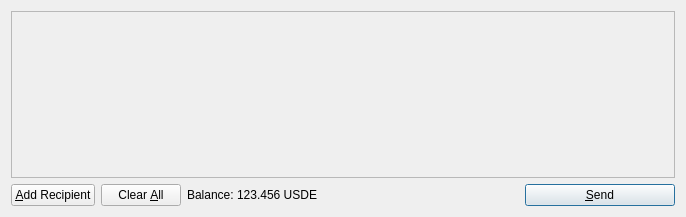
<?xml version="1.0" encoding="UTF-8"?>
<ui version="4.0">
 <class>SendCoinsDialog</class>
 <widget class="QDialog" name="SendCoinsDialog">
  <property name="geometry">
   <rect>
    <x>0</x>
    <y>0</y>
    <width>686</width>
    <height>217</height>
   </rect>
  </property>
  <property name="windowTitle">
   <string>Send Coins</string>
  </property>
  <layout class="QVBoxLayout" name="verticalLayout">
   <item>
    <widget class="QScrollArea" name="scrollArea">
     <property name="widgetResizable">
      <bool>true</bool>
     </property>
     <widget class="QWidget" name="scrollAreaWidgetContents">
      <property name="geometry">
       <rect>
        <x>0</x>
        <y>0</y>
        <width>666</width>
        <height>165</height>
       </rect>
      </property>
      <layout class="QVBoxLayout" name="verticalLayout_2">
       <property name="margin">
        <number>0</number>
       </property>
       <item>
        <layout class="QVBoxLayout" name="entries">
         <property name="spacing">
          <number>6</number>
         </property>
        </layout>
       </item>
       <item>
        <spacer name="verticalSpacer">
         <property name="orientation">
          <enum>Qt::Vertical</enum>
         </property>
         <property name="sizeHint" stdset="0">
          <size>
           <width>20</width>
           <height>40</height>
          </size>
         </property>
        </spacer>
       </item>
      </layout>
     </widget>
    </widget>
   </item>
   <item>
    <layout class="QHBoxLayout" name="horizontalLayout">
     <item>
      <widget class="QPushButton" name="addButton">
       <property name="toolTip">
        <string>Send to multiple recipients at once</string>
       </property>
       <property name="text">
        <string>&amp;Add Recipient</string>
       </property>
       <property name="icon">
        <iconset resource="../bitcoin.qrc">
         <normaloff>:/icons/add</normaloff>:/icons/add</iconset>
       </property>
       <property name="autoDefault">
        <bool>false</bool>
       </property>
      </widget>
     </item>
     <item>
      <widget class="QPushButton" name="clearButton">
       <property name="sizePolicy">
        <sizepolicy hsizetype="Minimum" vsizetype="Fixed">
         <horstretch>0</horstretch>
         <verstretch>0</verstretch>
        </sizepolicy>
       </property>
       <property name="toolTip">
        <string>Remove all transaction fields</string>
       </property>
       <property name="text">
        <string>Clear &amp;All</string>
       </property>
       <property name="icon">
        <iconset resource="../bitcoin.qrc">
         <normaloff>:/icons/remove</normaloff>:/icons/remove</iconset>
       </property>
       <property name="autoRepeatDelay">
        <number>300</number>
       </property>
       <property name="autoDefault">
        <bool>false</bool>
       </property>
      </widget>
     </item>
     <item>
      <layout class="QHBoxLayout" name="horizontalLayout_2">
       <property name="spacing">
        <number>3</number>
       </property>
       <item>
        <widget class="QLabel" name="label">
         <property name="text">
          <string>Balance:</string>
         </property>
        </widget>
       </item>
       <item>
        <widget class="QLabel" name="labelBalance">
         <property name="cursor">
          <cursorShape>IBeamCursor</cursorShape>
         </property>
         <property name="text">
          <string>123.456 USDE</string>
         </property>
         <property name="textInteractionFlags">
          <set>Qt::LinksAccessibleByMouse|Qt::TextSelectableByKeyboard|Qt::TextSelectableByMouse</set>
         </property>
        </widget>
       </item>
      </layout>
     </item>
     <item>
      <spacer name="horizontalSpacer">
       <property name="orientation">
        <enum>Qt::Horizontal</enum>
       </property>
       <property name="sizeHint" stdset="0">
        <size>
         <width>40</width>
         <height>20</height>
        </size>
       </property>
      </spacer>
     </item>
     <item>
      <widget class="QPushButton" name="sendButton">
       <property name="minimumSize">
        <size>
         <width>150</width>
         <height>0</height>
        </size>
       </property>
       <property name="toolTip">
        <string>Confirm the send action</string>
       </property>
       <property name="text">
        <string>&amp;Send</string>
       </property>
       <property name="icon">
        <iconset resource="../bitcoin.qrc">
         <normaloff>:/icons/send</normaloff>:/icons/send</iconset>
       </property>
       <property name="default">
        <bool>true</bool>
       </property>
      </widget>
     </item>
    </layout>
   </item>
  </layout>
 </widget>
 <resources>
  <include location="../bitcoin.qrc"/>
 </resources>
 <connections/>
</ui>
